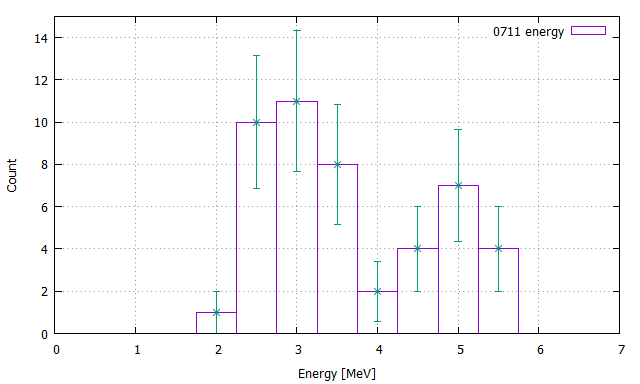

The gnuplot source for this figure:
#!/gnuplot
#
#    
#    	G N U P L O T
#    	Version 5.2 patchlevel 2    last modified 2017-11-15 
#    
#    	Copyright (C) 1986-1993, 1998, 2004, 2007-2017
#    	Thomas Williams, Colin Kelley and many others
#    
#    	gnuplot home:     http://www.gnuplot.info
#    	faq, bugs, etc:   type "help FAQ"
#    	immediate help:   type "help"  (plot window: hit 'h')
# set terminal wxt 0 enhanced
# set output
unset clip points
set clip one
unset clip two
set errorbars front 1.000000 
set border 31 front lt black linewidth 1.000 dashtype solid
set zdata 
set ydata 
set xdata 
set y2data 
set x2data 
set boxwidth 0.5 absolute
set style fill  empty border
set style rectangle back fc  bgnd fillstyle   solid 1.00 border lt -1
set style circle radius graph 0.02 
set style ellipse size graph 0.05, 0.03 angle 0 units xy
set dummy x, y
set format x "% h" 
set format y "% h" 
set format x2 "% h" 
set format y2 "% h" 
set format z "% h" 
set format cb "% h" 
set format r "% h" 
set ttics format "% h"
set timefmt "%d/%m/%y,%H:%M"
set angles radians
set tics back
set grid nopolar
set grid xtics nomxtics ytics nomytics noztics nomztics nortics nomrtics \
 nox2tics nomx2tics noy2tics nomy2tics nocbtics nomcbtics
set grid layerdefault   lt 0 linecolor 0 linewidth 0.500,  lt 0 linecolor 0 linewidth 0.500
unset raxis
set theta counterclockwise right
set style parallel front  lt black linewidth 2.000 dashtype solid
set key title "" center
set key fixed right top vertical Right noreverse enhanced autotitle nobox
set key noinvert samplen 4 spacing 1 width 0 height 0 
set key maxcolumns 0 maxrows 0
set key noopaque
unset label
unset arrow
set style increment default
unset style line
unset style arrow
set style histogram clustered gap 2 title textcolor lt -1
unset object
set style textbox transparent margins  1.0,  1.0 border  lt -1 linewidth  1.0
set offsets 0, 0, 0, 0
set pointsize 1
set pointintervalbox 1
set encoding sjis
unset polar
unset parametric
unset decimalsign
unset micro
unset minussign
set view 60, 30, 1, 1
set view azimuth 0
set rgbmax 255
set samples 100, 100
set isosamples 10, 10
set surface 
unset contour
set cntrlabel  format '%8.3g' font '' start 5 interval 20
set mapping cartesian
set datafile separator whitespace
unset hidden3d
set cntrparam order 4
set cntrparam linear
set cntrparam levels auto 5
set cntrparam points 5
set size ratio 0 1,1
set origin 0,0
set style data points
set style function lines
unset xzeroaxis
unset yzeroaxis
unset zzeroaxis
unset x2zeroaxis
unset y2zeroaxis
set xyplane relative 0.5
set tics scale  1, 0.5, 1, 1, 1
set mxtics default
set mytics default
set mztics default
set mx2tics default
set my2tics default
set mcbtics default
set mrtics default
set nomttics
set xtics border in scale 1,0.5 mirror norotate  autojustify
set xtics  norangelimit autofreq 
set ytics border in scale 1,0.5 mirror norotate  autojustify
set ytics  norangelimit autofreq 
set ztics border in scale 1,0.5 nomirror norotate  autojustify
set ztics  norangelimit autofreq 
unset x2tics
unset y2tics
set cbtics border in scale 1,0.5 mirror norotate  autojustify
set cbtics  norangelimit autofreq 
set rtics axis in scale 1,0.5 nomirror norotate  autojustify
set rtics  norangelimit autofreq 
unset ttics
set title "" 
set title  font "" norotate
set timestamp bottom 
set timestamp "" 
set timestamp  font "" norotate
set trange [ * : * ] noreverse nowriteback
set urange [ * : * ] noreverse nowriteback
set vrange [ * : * ] noreverse nowriteback
set xlabel "Energy [MeV]" 
set xlabel  font "" textcolor lt -1 norotate
set x2label "" 
set x2label  font "" textcolor lt -1 norotate
set xrange [ * : * ] noreverse nowriteback
set x2range [ * : * ] noreverse nowriteback
set ylabel "Count" 
set ylabel  font "" textcolor lt -1 rotate
set y2label "" 
set y2label  font "" textcolor lt -1 rotate
set yrange [ * : * ] noreverse nowriteback
set y2range [ * : * ] noreverse nowriteback
set zlabel "" 
set zlabel  font "" textcolor lt -1 norotate
set zrange [ * : * ] noreverse nowriteback
set cblabel "" 
set cblabel  font "" textcolor lt -1 rotate
set cbrange [ * : * ] noreverse nowriteback
set rlabel "" 
set rlabel  font "" textcolor lt -1 norotate
set rrange [ * : * ] noreverse nowriteback
unset logscale
unset jitter
set zero 1e-008
set lmargin  -1
set bmargin  -1
set rmargin  -1
set tmargin  -1
set locale "Japanese_Japan.932"
set pm3d explicit at s
set pm3d scansautomatic
set pm3d interpolate 1,1 flush begin noftriangles noborder corners2color mean
set pm3d nolighting
set palette positive nops_allcF maxcolors 0 gamma 1.5 color model RGB 
set palette rgbformulae 7, 5, 15
set colorbox default
set colorbox vertical origin screen 0.9, 0.2 size screen 0.05, 0.6 front  noinvert bdefault
set style boxplot candles range  1.50 outliers pt 7 separation 1 labels auto unsorted
set loadpath 
set fontpath 
set psdir
set fit brief errorvariables nocovariancevariables errorscaling prescale nowrap v5
bin(x,y) = floor((x + y*0.5)/y)*y
GNUTERM = "wxt"
x = 0.0
GPFUN_bin = "bin(x,y) = floor((x + y*0.5)/y)*y"
## Last datafile plotted: "0711_hist.txt"
plot "0711_02.dat" using (bin($1, 0.50)):(1.0) smooth freq with boxes title "0711 energy", "0711_hist.txt" using 1:2:(sqrt($2)) with yerrorbars notitle
#    EOF
